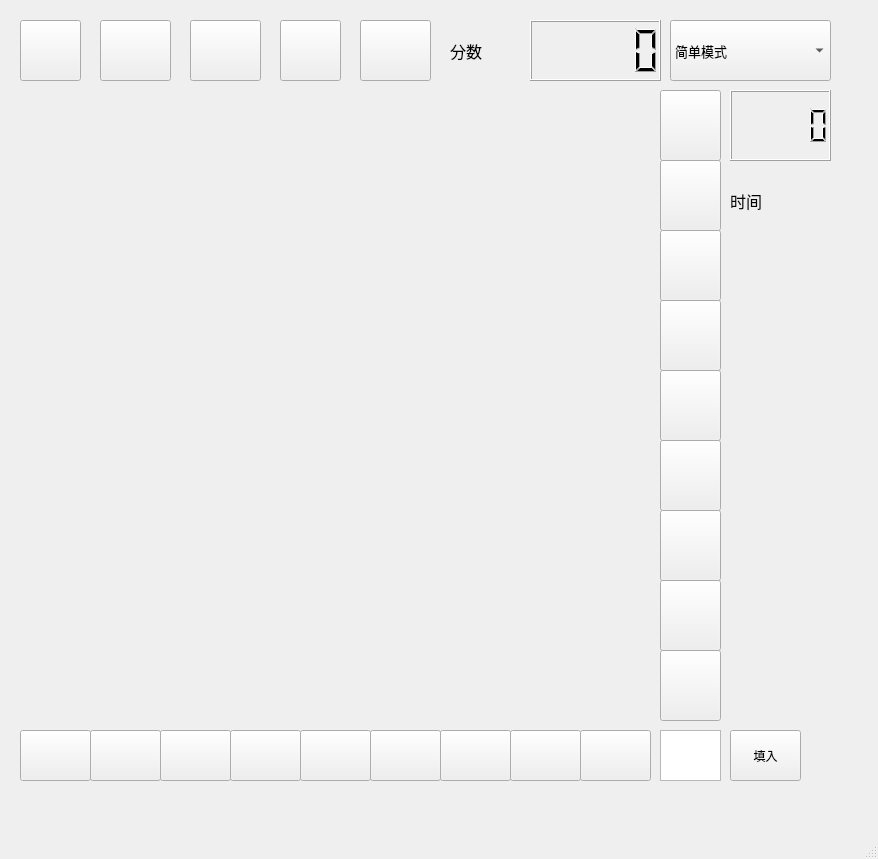
<?xml version="1.0" encoding="UTF-8"?>
<ui version="4.0">
 <class>MainWindow</class>
 <widget class="QMainWindow" name="MainWindow">
  <property name="geometry">
   <rect>
    <x>0</x>
    <y>0</y>
    <width>878</width>
    <height>859</height>
   </rect>
  </property>
  <property name="windowTitle">
   <string>MainWindow</string>
  </property>
  <widget class="QWidget" name="centralwidget">
   <widget class="QLabel" name="label11">
    <property name="geometry">
     <rect>
      <x>20</x>
      <y>90</y>
      <width>71</width>
      <height>71</height>
     </rect>
    </property>
    <property name="styleSheet">
     <string notr="true">image: url(:/new/prefix1/_square.png);</string>
    </property>
    <property name="text">
     <string/>
    </property>
   </widget>
   <widget class="QLabel" name="label13">
    <property name="geometry">
     <rect>
      <x>160</x>
      <y>90</y>
      <width>71</width>
      <height>71</height>
     </rect>
    </property>
    <property name="styleSheet">
     <string notr="true">image: url(:/new/prefix1/_square.png);</string>
    </property>
    <property name="text">
     <string/>
    </property>
   </widget>
   <widget class="QLabel" name="label12">
    <property name="geometry">
     <rect>
      <x>90</x>
      <y>90</y>
      <width>71</width>
      <height>71</height>
     </rect>
    </property>
    <property name="styleSheet">
     <string notr="true">image: url(:/new/prefix1/_square.png);</string>
    </property>
    <property name="text">
     <string/>
    </property>
   </widget>
   <widget class="QLabel" name="label15">
    <property name="geometry">
     <rect>
      <x>300</x>
      <y>90</y>
      <width>71</width>
      <height>71</height>
     </rect>
    </property>
    <property name="styleSheet">
     <string notr="true">image: url(:/new/prefix1/_square.png);</string>
    </property>
    <property name="text">
     <string/>
    </property>
   </widget>
   <widget class="QLabel" name="label16">
    <property name="geometry">
     <rect>
      <x>370</x>
      <y>90</y>
      <width>71</width>
      <height>71</height>
     </rect>
    </property>
    <property name="styleSheet">
     <string notr="true">image: url(:/new/prefix1/_square.png);</string>
    </property>
    <property name="text">
     <string/>
    </property>
   </widget>
   <widget class="QLabel" name="label14">
    <property name="geometry">
     <rect>
      <x>230</x>
      <y>90</y>
      <width>71</width>
      <height>71</height>
     </rect>
    </property>
    <property name="styleSheet">
     <string notr="true">image: url(:/new/prefix1/_square.png);</string>
    </property>
    <property name="text">
     <string/>
    </property>
   </widget>
   <widget class="QLabel" name="label18">
    <property name="geometry">
     <rect>
      <x>510</x>
      <y>90</y>
      <width>71</width>
      <height>71</height>
     </rect>
    </property>
    <property name="styleSheet">
     <string notr="true">image: url(:/new/prefix1/_square.png);</string>
    </property>
    <property name="text">
     <string/>
    </property>
   </widget>
   <widget class="QLabel" name="label19">
    <property name="geometry">
     <rect>
      <x>580</x>
      <y>90</y>
      <width>71</width>
      <height>71</height>
     </rect>
    </property>
    <property name="styleSheet">
     <string notr="true">image: url(:/new/prefix1/_square.png);</string>
    </property>
    <property name="text">
     <string/>
    </property>
   </widget>
   <widget class="QLabel" name="label17">
    <property name="geometry">
     <rect>
      <x>440</x>
      <y>90</y>
      <width>71</width>
      <height>71</height>
     </rect>
    </property>
    <property name="styleSheet">
     <string notr="true">image: url(:/new/prefix1/_square.png);</string>
    </property>
    <property name="text">
     <string/>
    </property>
   </widget>
   <widget class="QLabel" name="label28">
    <property name="geometry">
     <rect>
      <x>510</x>
      <y>160</y>
      <width>71</width>
      <height>71</height>
     </rect>
    </property>
    <property name="styleSheet">
     <string notr="true">image: url(:/new/prefix1/_square.png);</string>
    </property>
    <property name="text">
     <string/>
    </property>
   </widget>
   <widget class="QLabel" name="label22">
    <property name="geometry">
     <rect>
      <x>90</x>
      <y>160</y>
      <width>71</width>
      <height>71</height>
     </rect>
    </property>
    <property name="styleSheet">
     <string notr="true">image: url(:/new/prefix1/_square.png);</string>
    </property>
    <property name="text">
     <string/>
    </property>
   </widget>
   <widget class="QLabel" name="label27">
    <property name="geometry">
     <rect>
      <x>440</x>
      <y>160</y>
      <width>71</width>
      <height>71</height>
     </rect>
    </property>
    <property name="styleSheet">
     <string notr="true">image: url(:/new/prefix1/_square.png);</string>
    </property>
    <property name="text">
     <string/>
    </property>
   </widget>
   <widget class="QLabel" name="label26">
    <property name="geometry">
     <rect>
      <x>370</x>
      <y>160</y>
      <width>71</width>
      <height>71</height>
     </rect>
    </property>
    <property name="styleSheet">
     <string notr="true">image: url(:/new/prefix1/_square.png);</string>
    </property>
    <property name="text">
     <string/>
    </property>
   </widget>
   <widget class="QLabel" name="label23">
    <property name="geometry">
     <rect>
      <x>160</x>
      <y>160</y>
      <width>71</width>
      <height>71</height>
     </rect>
    </property>
    <property name="styleSheet">
     <string notr="true">image: url(:/new/prefix1/_square.png);</string>
    </property>
    <property name="text">
     <string/>
    </property>
   </widget>
   <widget class="QLabel" name="label21">
    <property name="geometry">
     <rect>
      <x>20</x>
      <y>160</y>
      <width>71</width>
      <height>71</height>
     </rect>
    </property>
    <property name="styleSheet">
     <string notr="true">image: url(:/new/prefix1/_square.png);</string>
    </property>
    <property name="text">
     <string/>
    </property>
   </widget>
   <widget class="QLabel" name="label25">
    <property name="geometry">
     <rect>
      <x>300</x>
      <y>160</y>
      <width>71</width>
      <height>71</height>
     </rect>
    </property>
    <property name="styleSheet">
     <string notr="true">image: url(:/new/prefix1/_square.png);</string>
    </property>
    <property name="text">
     <string/>
    </property>
   </widget>
   <widget class="QLabel" name="label24">
    <property name="geometry">
     <rect>
      <x>230</x>
      <y>160</y>
      <width>71</width>
      <height>71</height>
     </rect>
    </property>
    <property name="styleSheet">
     <string notr="true">image: url(:/new/prefix1/_square.png);</string>
    </property>
    <property name="text">
     <string/>
    </property>
   </widget>
   <widget class="QLabel" name="label29">
    <property name="geometry">
     <rect>
      <x>580</x>
      <y>160</y>
      <width>71</width>
      <height>71</height>
     </rect>
    </property>
    <property name="styleSheet">
     <string notr="true">image: url(:/new/prefix1/_square.png);</string>
    </property>
    <property name="text">
     <string/>
    </property>
   </widget>
   <widget class="QLabel" name="label38">
    <property name="geometry">
     <rect>
      <x>510</x>
      <y>230</y>
      <width>71</width>
      <height>71</height>
     </rect>
    </property>
    <property name="styleSheet">
     <string notr="true">image: url(:/new/prefix1/_square.png);</string>
    </property>
    <property name="text">
     <string/>
    </property>
   </widget>
   <widget class="QLabel" name="label32">
    <property name="geometry">
     <rect>
      <x>90</x>
      <y>230</y>
      <width>71</width>
      <height>71</height>
     </rect>
    </property>
    <property name="styleSheet">
     <string notr="true">image: url(:/new/prefix1/_square.png);</string>
    </property>
    <property name="text">
     <string/>
    </property>
   </widget>
   <widget class="QLabel" name="label37">
    <property name="geometry">
     <rect>
      <x>440</x>
      <y>230</y>
      <width>71</width>
      <height>71</height>
     </rect>
    </property>
    <property name="styleSheet">
     <string notr="true">image: url(:/new/prefix1/_square.png);</string>
    </property>
    <property name="text">
     <string/>
    </property>
   </widget>
   <widget class="QLabel" name="label36">
    <property name="geometry">
     <rect>
      <x>370</x>
      <y>230</y>
      <width>71</width>
      <height>71</height>
     </rect>
    </property>
    <property name="styleSheet">
     <string notr="true">image: url(:/new/prefix1/_square.png);</string>
    </property>
    <property name="text">
     <string/>
    </property>
   </widget>
   <widget class="QLabel" name="label33">
    <property name="geometry">
     <rect>
      <x>160</x>
      <y>230</y>
      <width>71</width>
      <height>71</height>
     </rect>
    </property>
    <property name="styleSheet">
     <string notr="true">image: url(:/new/prefix1/_square.png);</string>
    </property>
    <property name="text">
     <string/>
    </property>
   </widget>
   <widget class="QLabel" name="label31">
    <property name="geometry">
     <rect>
      <x>20</x>
      <y>230</y>
      <width>71</width>
      <height>71</height>
     </rect>
    </property>
    <property name="styleSheet">
     <string notr="true">image: url(:/new/prefix1/_square.png);</string>
    </property>
    <property name="text">
     <string/>
    </property>
   </widget>
   <widget class="QLabel" name="label35">
    <property name="geometry">
     <rect>
      <x>300</x>
      <y>230</y>
      <width>71</width>
      <height>71</height>
     </rect>
    </property>
    <property name="styleSheet">
     <string notr="true">image: url(:/new/prefix1/_square.png);</string>
    </property>
    <property name="text">
     <string/>
    </property>
   </widget>
   <widget class="QLabel" name="label34">
    <property name="geometry">
     <rect>
      <x>230</x>
      <y>230</y>
      <width>71</width>
      <height>71</height>
     </rect>
    </property>
    <property name="styleSheet">
     <string notr="true">image: url(:/new/prefix1/_square.png);</string>
    </property>
    <property name="text">
     <string/>
    </property>
   </widget>
   <widget class="QLabel" name="label39">
    <property name="geometry">
     <rect>
      <x>580</x>
      <y>230</y>
      <width>71</width>
      <height>71</height>
     </rect>
    </property>
    <property name="styleSheet">
     <string notr="true">image: url(:/new/prefix1/_square.png);</string>
    </property>
    <property name="text">
     <string/>
    </property>
   </widget>
   <widget class="QLabel" name="label48">
    <property name="geometry">
     <rect>
      <x>510</x>
      <y>300</y>
      <width>71</width>
      <height>71</height>
     </rect>
    </property>
    <property name="styleSheet">
     <string notr="true">image: url(:/new/prefix1/_square.png);</string>
    </property>
    <property name="text">
     <string/>
    </property>
   </widget>
   <widget class="QLabel" name="label42">
    <property name="geometry">
     <rect>
      <x>90</x>
      <y>300</y>
      <width>71</width>
      <height>71</height>
     </rect>
    </property>
    <property name="styleSheet">
     <string notr="true">image: url(:/new/prefix1/_square.png);</string>
    </property>
    <property name="text">
     <string/>
    </property>
   </widget>
   <widget class="QLabel" name="label47">
    <property name="geometry">
     <rect>
      <x>440</x>
      <y>300</y>
      <width>71</width>
      <height>71</height>
     </rect>
    </property>
    <property name="styleSheet">
     <string notr="true">image: url(:/new/prefix1/_square.png);</string>
    </property>
    <property name="text">
     <string/>
    </property>
   </widget>
   <widget class="QLabel" name="label46">
    <property name="geometry">
     <rect>
      <x>370</x>
      <y>300</y>
      <width>71</width>
      <height>71</height>
     </rect>
    </property>
    <property name="styleSheet">
     <string notr="true">image: url(:/new/prefix1/_square.png);</string>
    </property>
    <property name="text">
     <string/>
    </property>
   </widget>
   <widget class="QLabel" name="label43">
    <property name="geometry">
     <rect>
      <x>160</x>
      <y>300</y>
      <width>71</width>
      <height>71</height>
     </rect>
    </property>
    <property name="styleSheet">
     <string notr="true">image: url(:/new/prefix1/_square.png);</string>
    </property>
    <property name="text">
     <string/>
    </property>
   </widget>
   <widget class="QLabel" name="label41">
    <property name="geometry">
     <rect>
      <x>20</x>
      <y>300</y>
      <width>71</width>
      <height>71</height>
     </rect>
    </property>
    <property name="styleSheet">
     <string notr="true">image: url(:/new/prefix1/_square.png);</string>
    </property>
    <property name="text">
     <string/>
    </property>
   </widget>
   <widget class="QLabel" name="label45">
    <property name="geometry">
     <rect>
      <x>300</x>
      <y>300</y>
      <width>71</width>
      <height>71</height>
     </rect>
    </property>
    <property name="styleSheet">
     <string notr="true">image: url(:/new/prefix1/_square.png);</string>
    </property>
    <property name="text">
     <string/>
    </property>
   </widget>
   <widget class="QLabel" name="label44">
    <property name="geometry">
     <rect>
      <x>230</x>
      <y>300</y>
      <width>71</width>
      <height>71</height>
     </rect>
    </property>
    <property name="styleSheet">
     <string notr="true">image: url(:/new/prefix1/_square.png);</string>
    </property>
    <property name="text">
     <string/>
    </property>
   </widget>
   <widget class="QLabel" name="label49">
    <property name="geometry">
     <rect>
      <x>580</x>
      <y>300</y>
      <width>71</width>
      <height>71</height>
     </rect>
    </property>
    <property name="styleSheet">
     <string notr="true">image: url(:/new/prefix1/_square.png);</string>
    </property>
    <property name="text">
     <string/>
    </property>
   </widget>
   <widget class="QLabel" name="label58">
    <property name="geometry">
     <rect>
      <x>510</x>
      <y>370</y>
      <width>71</width>
      <height>71</height>
     </rect>
    </property>
    <property name="styleSheet">
     <string notr="true">image: url(:/new/prefix1/_square.png);</string>
    </property>
    <property name="text">
     <string/>
    </property>
   </widget>
   <widget class="QLabel" name="label52">
    <property name="geometry">
     <rect>
      <x>90</x>
      <y>370</y>
      <width>71</width>
      <height>71</height>
     </rect>
    </property>
    <property name="styleSheet">
     <string notr="true">image: url(:/new/prefix1/_square.png);</string>
    </property>
    <property name="text">
     <string/>
    </property>
   </widget>
   <widget class="QLabel" name="label57">
    <property name="geometry">
     <rect>
      <x>440</x>
      <y>370</y>
      <width>71</width>
      <height>71</height>
     </rect>
    </property>
    <property name="styleSheet">
     <string notr="true">image: url(:/new/prefix1/_square.png);</string>
    </property>
    <property name="text">
     <string/>
    </property>
   </widget>
   <widget class="QLabel" name="label56">
    <property name="geometry">
     <rect>
      <x>370</x>
      <y>370</y>
      <width>71</width>
      <height>71</height>
     </rect>
    </property>
    <property name="styleSheet">
     <string notr="true">image: url(:/new/prefix1/_square.png);</string>
    </property>
    <property name="text">
     <string/>
    </property>
   </widget>
   <widget class="QLabel" name="label53">
    <property name="geometry">
     <rect>
      <x>160</x>
      <y>370</y>
      <width>71</width>
      <height>71</height>
     </rect>
    </property>
    <property name="styleSheet">
     <string notr="true">image: url(:/new/prefix1/_square.png);</string>
    </property>
    <property name="text">
     <string/>
    </property>
   </widget>
   <widget class="QLabel" name="label51">
    <property name="geometry">
     <rect>
      <x>20</x>
      <y>370</y>
      <width>71</width>
      <height>71</height>
     </rect>
    </property>
    <property name="styleSheet">
     <string notr="true">image: url(:/new/prefix1/_square.png);</string>
    </property>
    <property name="text">
     <string/>
    </property>
   </widget>
   <widget class="QLabel" name="label55">
    <property name="geometry">
     <rect>
      <x>300</x>
      <y>370</y>
      <width>71</width>
      <height>71</height>
     </rect>
    </property>
    <property name="styleSheet">
     <string notr="true">image: url(:/new/prefix1/_square.png);</string>
    </property>
    <property name="text">
     <string/>
    </property>
   </widget>
   <widget class="QLabel" name="label54">
    <property name="geometry">
     <rect>
      <x>230</x>
      <y>370</y>
      <width>71</width>
      <height>71</height>
     </rect>
    </property>
    <property name="styleSheet">
     <string notr="true">image: url(:/new/prefix1/_square.png);</string>
    </property>
    <property name="text">
     <string/>
    </property>
   </widget>
   <widget class="QLabel" name="label59">
    <property name="geometry">
     <rect>
      <x>580</x>
      <y>370</y>
      <width>71</width>
      <height>71</height>
     </rect>
    </property>
    <property name="styleSheet">
     <string notr="true">image: url(:/new/prefix1/_square.png);</string>
    </property>
    <property name="text">
     <string/>
    </property>
   </widget>
   <widget class="QLabel" name="label68">
    <property name="geometry">
     <rect>
      <x>510</x>
      <y>440</y>
      <width>71</width>
      <height>71</height>
     </rect>
    </property>
    <property name="styleSheet">
     <string notr="true">image: url(:/new/prefix1/_square.png);</string>
    </property>
    <property name="text">
     <string/>
    </property>
   </widget>
   <widget class="QLabel" name="label62">
    <property name="geometry">
     <rect>
      <x>90</x>
      <y>440</y>
      <width>71</width>
      <height>71</height>
     </rect>
    </property>
    <property name="styleSheet">
     <string notr="true">image: url(:/new/prefix1/_square.png);</string>
    </property>
    <property name="text">
     <string/>
    </property>
   </widget>
   <widget class="QLabel" name="label67">
    <property name="geometry">
     <rect>
      <x>440</x>
      <y>440</y>
      <width>71</width>
      <height>71</height>
     </rect>
    </property>
    <property name="styleSheet">
     <string notr="true">image: url(:/new/prefix1/_square.png);</string>
    </property>
    <property name="text">
     <string/>
    </property>
   </widget>
   <widget class="QLabel" name="label66">
    <property name="geometry">
     <rect>
      <x>370</x>
      <y>440</y>
      <width>71</width>
      <height>71</height>
     </rect>
    </property>
    <property name="styleSheet">
     <string notr="true">image: url(:/new/prefix1/_square.png);</string>
    </property>
    <property name="text">
     <string/>
    </property>
   </widget>
   <widget class="QLabel" name="label63">
    <property name="geometry">
     <rect>
      <x>160</x>
      <y>440</y>
      <width>71</width>
      <height>71</height>
     </rect>
    </property>
    <property name="styleSheet">
     <string notr="true">image: url(:/new/prefix1/_square.png);</string>
    </property>
    <property name="text">
     <string/>
    </property>
   </widget>
   <widget class="QLabel" name="label61">
    <property name="geometry">
     <rect>
      <x>20</x>
      <y>440</y>
      <width>71</width>
      <height>71</height>
     </rect>
    </property>
    <property name="styleSheet">
     <string notr="true">image: url(:/new/prefix1/_square.png);</string>
    </property>
    <property name="text">
     <string/>
    </property>
   </widget>
   <widget class="QLabel" name="label65">
    <property name="geometry">
     <rect>
      <x>300</x>
      <y>440</y>
      <width>71</width>
      <height>71</height>
     </rect>
    </property>
    <property name="styleSheet">
     <string notr="true">image: url(:/new/prefix1/_square.png);</string>
    </property>
    <property name="text">
     <string/>
    </property>
   </widget>
   <widget class="QLabel" name="label64">
    <property name="geometry">
     <rect>
      <x>230</x>
      <y>440</y>
      <width>71</width>
      <height>71</height>
     </rect>
    </property>
    <property name="styleSheet">
     <string notr="true">image: url(:/new/prefix1/_square.png);</string>
    </property>
    <property name="text">
     <string/>
    </property>
   </widget>
   <widget class="QLabel" name="label69">
    <property name="geometry">
     <rect>
      <x>580</x>
      <y>440</y>
      <width>71</width>
      <height>71</height>
     </rect>
    </property>
    <property name="styleSheet">
     <string notr="true">image: url(:/new/prefix1/_square.png);</string>
    </property>
    <property name="text">
     <string/>
    </property>
   </widget>
   <widget class="QLabel" name="label78">
    <property name="geometry">
     <rect>
      <x>510</x>
      <y>510</y>
      <width>71</width>
      <height>71</height>
     </rect>
    </property>
    <property name="styleSheet">
     <string notr="true">image: url(:/new/prefix1/_square.png);</string>
    </property>
    <property name="text">
     <string/>
    </property>
   </widget>
   <widget class="QLabel" name="label72">
    <property name="geometry">
     <rect>
      <x>90</x>
      <y>510</y>
      <width>71</width>
      <height>71</height>
     </rect>
    </property>
    <property name="styleSheet">
     <string notr="true">image: url(:/new/prefix1/_square.png);</string>
    </property>
    <property name="text">
     <string/>
    </property>
   </widget>
   <widget class="QLabel" name="label77">
    <property name="geometry">
     <rect>
      <x>440</x>
      <y>510</y>
      <width>71</width>
      <height>71</height>
     </rect>
    </property>
    <property name="styleSheet">
     <string notr="true">image: url(:/new/prefix1/_square.png);</string>
    </property>
    <property name="text">
     <string/>
    </property>
   </widget>
   <widget class="QLabel" name="label76">
    <property name="geometry">
     <rect>
      <x>370</x>
      <y>510</y>
      <width>71</width>
      <height>71</height>
     </rect>
    </property>
    <property name="styleSheet">
     <string notr="true">image: url(:/new/prefix1/_square.png);</string>
    </property>
    <property name="text">
     <string/>
    </property>
   </widget>
   <widget class="QLabel" name="label73">
    <property name="geometry">
     <rect>
      <x>160</x>
      <y>510</y>
      <width>71</width>
      <height>71</height>
     </rect>
    </property>
    <property name="styleSheet">
     <string notr="true">image: url(:/new/prefix1/_square.png);</string>
    </property>
    <property name="text">
     <string/>
    </property>
   </widget>
   <widget class="QLabel" name="label71">
    <property name="geometry">
     <rect>
      <x>20</x>
      <y>510</y>
      <width>71</width>
      <height>71</height>
     </rect>
    </property>
    <property name="styleSheet">
     <string notr="true">image: url(:/new/prefix1/_square.png);</string>
    </property>
    <property name="text">
     <string/>
    </property>
   </widget>
   <widget class="QLabel" name="label75">
    <property name="geometry">
     <rect>
      <x>300</x>
      <y>510</y>
      <width>71</width>
      <height>71</height>
     </rect>
    </property>
    <property name="styleSheet">
     <string notr="true">image: url(:/new/prefix1/_square.png);</string>
    </property>
    <property name="text">
     <string/>
    </property>
   </widget>
   <widget class="QLabel" name="label74">
    <property name="geometry">
     <rect>
      <x>230</x>
      <y>510</y>
      <width>71</width>
      <height>71</height>
     </rect>
    </property>
    <property name="styleSheet">
     <string notr="true">image: url(:/new/prefix1/_square.png);</string>
    </property>
    <property name="text">
     <string/>
    </property>
   </widget>
   <widget class="QLabel" name="label79">
    <property name="geometry">
     <rect>
      <x>580</x>
      <y>510</y>
      <width>71</width>
      <height>71</height>
     </rect>
    </property>
    <property name="styleSheet">
     <string notr="true">image: url(:/new/prefix1/_square.png);</string>
    </property>
    <property name="text">
     <string/>
    </property>
   </widget>
   <widget class="QLabel" name="label88">
    <property name="geometry">
     <rect>
      <x>510</x>
      <y>580</y>
      <width>71</width>
      <height>71</height>
     </rect>
    </property>
    <property name="styleSheet">
     <string notr="true">image: url(:/new/prefix1/_square.png);</string>
    </property>
    <property name="text">
     <string/>
    </property>
   </widget>
   <widget class="QLabel" name="label82">
    <property name="geometry">
     <rect>
      <x>90</x>
      <y>580</y>
      <width>71</width>
      <height>71</height>
     </rect>
    </property>
    <property name="styleSheet">
     <string notr="true">image: url(:/new/prefix1/_square.png);</string>
    </property>
    <property name="text">
     <string/>
    </property>
   </widget>
   <widget class="QLabel" name="label87">
    <property name="geometry">
     <rect>
      <x>440</x>
      <y>580</y>
      <width>71</width>
      <height>71</height>
     </rect>
    </property>
    <property name="styleSheet">
     <string notr="true">image: url(:/new/prefix1/_square.png);</string>
    </property>
    <property name="text">
     <string/>
    </property>
   </widget>
   <widget class="QLabel" name="label86">
    <property name="geometry">
     <rect>
      <x>370</x>
      <y>580</y>
      <width>71</width>
      <height>71</height>
     </rect>
    </property>
    <property name="styleSheet">
     <string notr="true">image: url(:/new/prefix1/_square.png);</string>
    </property>
    <property name="text">
     <string/>
    </property>
   </widget>
   <widget class="QLabel" name="label83">
    <property name="geometry">
     <rect>
      <x>160</x>
      <y>580</y>
      <width>71</width>
      <height>71</height>
     </rect>
    </property>
    <property name="styleSheet">
     <string notr="true">image: url(:/new/prefix1/_square.png);</string>
    </property>
    <property name="text">
     <string/>
    </property>
   </widget>
   <widget class="QLabel" name="label81">
    <property name="geometry">
     <rect>
      <x>20</x>
      <y>580</y>
      <width>71</width>
      <height>71</height>
     </rect>
    </property>
    <property name="styleSheet">
     <string notr="true">image: url(:/new/prefix1/_square.png);</string>
    </property>
    <property name="text">
     <string/>
    </property>
   </widget>
   <widget class="QLabel" name="label85">
    <property name="geometry">
     <rect>
      <x>300</x>
      <y>580</y>
      <width>71</width>
      <height>71</height>
     </rect>
    </property>
    <property name="styleSheet">
     <string notr="true">image: url(:/new/prefix1/_square.png);</string>
    </property>
    <property name="text">
     <string/>
    </property>
   </widget>
   <widget class="QLabel" name="label84">
    <property name="geometry">
     <rect>
      <x>230</x>
      <y>580</y>
      <width>71</width>
      <height>71</height>
     </rect>
    </property>
    <property name="styleSheet">
     <string notr="true">image: url(:/new/prefix1/_square.png);</string>
    </property>
    <property name="text">
     <string/>
    </property>
   </widget>
   <widget class="QLabel" name="label89">
    <property name="geometry">
     <rect>
      <x>580</x>
      <y>580</y>
      <width>71</width>
      <height>71</height>
     </rect>
    </property>
    <property name="styleSheet">
     <string notr="true">image: url(:/new/prefix1/_square.png);</string>
    </property>
    <property name="text">
     <string/>
    </property>
   </widget>
   <widget class="QLabel" name="label98">
    <property name="geometry">
     <rect>
      <x>510</x>
      <y>650</y>
      <width>71</width>
      <height>71</height>
     </rect>
    </property>
    <property name="styleSheet">
     <string notr="true">image: url(:/new/prefix1/_square.png);</string>
    </property>
    <property name="text">
     <string/>
    </property>
   </widget>
   <widget class="QLabel" name="label92">
    <property name="geometry">
     <rect>
      <x>90</x>
      <y>650</y>
      <width>71</width>
      <height>71</height>
     </rect>
    </property>
    <property name="styleSheet">
     <string notr="true">image: url(:/new/prefix1/_square.png);</string>
    </property>
    <property name="text">
     <string/>
    </property>
   </widget>
   <widget class="QLabel" name="label97">
    <property name="geometry">
     <rect>
      <x>440</x>
      <y>650</y>
      <width>71</width>
      <height>71</height>
     </rect>
    </property>
    <property name="styleSheet">
     <string notr="true">image: url(:/new/prefix1/_square.png);</string>
    </property>
    <property name="text">
     <string/>
    </property>
   </widget>
   <widget class="QLabel" name="label96">
    <property name="geometry">
     <rect>
      <x>370</x>
      <y>650</y>
      <width>71</width>
      <height>71</height>
     </rect>
    </property>
    <property name="styleSheet">
     <string notr="true">image: url(:/new/prefix1/_square.png);</string>
    </property>
    <property name="text">
     <string/>
    </property>
   </widget>
   <widget class="QLabel" name="label93">
    <property name="geometry">
     <rect>
      <x>160</x>
      <y>650</y>
      <width>71</width>
      <height>71</height>
     </rect>
    </property>
    <property name="styleSheet">
     <string notr="true">image: url(:/new/prefix1/_square.png);</string>
    </property>
    <property name="text">
     <string/>
    </property>
   </widget>
   <widget class="QLabel" name="label91">
    <property name="geometry">
     <rect>
      <x>20</x>
      <y>650</y>
      <width>71</width>
      <height>71</height>
     </rect>
    </property>
    <property name="styleSheet">
     <string notr="true">image: url(:/new/prefix1/_square.png);</string>
    </property>
    <property name="text">
     <string/>
    </property>
   </widget>
   <widget class="QLabel" name="label95">
    <property name="geometry">
     <rect>
      <x>300</x>
      <y>650</y>
      <width>71</width>
      <height>71</height>
     </rect>
    </property>
    <property name="styleSheet">
     <string notr="true">image: url(:/new/prefix1/_square.png);</string>
    </property>
    <property name="text">
     <string/>
    </property>
   </widget>
   <widget class="QLabel" name="label94">
    <property name="geometry">
     <rect>
      <x>230</x>
      <y>650</y>
      <width>71</width>
      <height>71</height>
     </rect>
    </property>
    <property name="styleSheet">
     <string notr="true">image: url(:/new/prefix1/_square.png);</string>
    </property>
    <property name="text">
     <string/>
    </property>
   </widget>
   <widget class="QLabel" name="label99">
    <property name="geometry">
     <rect>
      <x>580</x>
      <y>650</y>
      <width>71</width>
      <height>71</height>
     </rect>
    </property>
    <property name="styleSheet">
     <string notr="true">image: url(:/new/prefix1/_square.png);</string>
    </property>
    <property name="text">
     <string/>
    </property>
   </widget>
   <widget class="QPushButton" name="back_btn">
    <property name="geometry">
     <rect>
      <x>280</x>
      <y>20</y>
      <width>61</width>
      <height>61</height>
     </rect>
    </property>
    <property name="styleSheet">
     <string notr="true">image: url(:/new/prefix1/back.png);</string>
    </property>
    <property name="text">
     <string/>
    </property>
   </widget>
   <widget class="QPushButton" name="guide_btn">
    <property name="geometry">
     <rect>
      <x>100</x>
      <y>20</y>
      <width>71</width>
      <height>61</height>
     </rect>
    </property>
    <property name="styleSheet">
     <string notr="true">image: url(:/new/prefix1/guide.png);</string>
    </property>
    <property name="text">
     <string/>
    </property>
   </widget>
   <widget class="QPushButton" name="restart_btn">
    <property name="geometry">
     <rect>
      <x>190</x>
      <y>20</y>
      <width>71</width>
      <height>61</height>
     </rect>
    </property>
    <property name="styleSheet">
     <string notr="true">image: url(:/new/prefix1/line-restart.png);</string>
    </property>
    <property name="text">
     <string/>
    </property>
   </widget>
   <widget class="QPushButton" name="renew_btn">
    <property name="geometry">
     <rect>
      <x>20</x>
      <y>20</y>
      <width>61</width>
      <height>61</height>
     </rect>
    </property>
    <property name="styleSheet">
     <string notr="true">image: url(:/new/prefix1/new.png);</string>
    </property>
    <property name="text">
     <string/>
    </property>
   </widget>
   <widget class="QPushButton" name="stop_btn">
    <property name="geometry">
     <rect>
      <x>360</x>
      <y>20</y>
      <width>71</width>
      <height>61</height>
     </rect>
    </property>
    <property name="styleSheet">
     <string notr="true">image: url(:/new/prefix1/stop.png);</string>
    </property>
    <property name="text">
     <string/>
    </property>
   </widget>
   <widget class="QComboBox" name="comboBox">
    <property name="geometry">
     <rect>
      <x>670</x>
      <y>20</y>
      <width>161</width>
      <height>61</height>
     </rect>
    </property>
    <property name="font">
     <font>
      <family>Adobe Devanagari</family>
      <pointsize>10</pointsize>
     </font>
    </property>
    <item>
     <property name="text">
      <string>简单模式</string>
     </property>
    </item>
    <item>
     <property name="text">
      <string>中等模式</string>
     </property>
    </item>
    <item>
     <property name="text">
      <string>困难模式</string>
     </property>
    </item>
   </widget>
   <widget class="QLCDNumber" name="lcdNumber">
    <property name="geometry">
     <rect>
      <x>530</x>
      <y>20</y>
      <width>131</width>
      <height>61</height>
     </rect>
    </property>
   </widget>
   <widget class="QPushButton" name="c0">
    <property name="geometry">
     <rect>
      <x>20</x>
      <y>730</y>
      <width>71</width>
      <height>51</height>
     </rect>
    </property>
    <property name="text">
     <string/>
    </property>
   </widget>
   <widget class="QPushButton" name="c1">
    <property name="geometry">
     <rect>
      <x>90</x>
      <y>730</y>
      <width>71</width>
      <height>51</height>
     </rect>
    </property>
    <property name="text">
     <string/>
    </property>
   </widget>
   <widget class="QPushButton" name="c2">
    <property name="geometry">
     <rect>
      <x>160</x>
      <y>730</y>
      <width>71</width>
      <height>51</height>
     </rect>
    </property>
    <property name="text">
     <string/>
    </property>
   </widget>
   <widget class="QPushButton" name="c5">
    <property name="geometry">
     <rect>
      <x>370</x>
      <y>730</y>
      <width>71</width>
      <height>51</height>
     </rect>
    </property>
    <property name="text">
     <string/>
    </property>
   </widget>
   <widget class="QPushButton" name="c3">
    <property name="geometry">
     <rect>
      <x>230</x>
      <y>730</y>
      <width>71</width>
      <height>51</height>
     </rect>
    </property>
    <property name="text">
     <string/>
    </property>
   </widget>
   <widget class="QPushButton" name="c4">
    <property name="geometry">
     <rect>
      <x>300</x>
      <y>730</y>
      <width>71</width>
      <height>51</height>
     </rect>
    </property>
    <property name="text">
     <string/>
    </property>
   </widget>
   <widget class="QPushButton" name="c8">
    <property name="geometry">
     <rect>
      <x>580</x>
      <y>730</y>
      <width>71</width>
      <height>51</height>
     </rect>
    </property>
    <property name="text">
     <string/>
    </property>
   </widget>
   <widget class="QPushButton" name="c6">
    <property name="geometry">
     <rect>
      <x>440</x>
      <y>730</y>
      <width>71</width>
      <height>51</height>
     </rect>
    </property>
    <property name="text">
     <string/>
    </property>
   </widget>
   <widget class="QPushButton" name="c7">
    <property name="geometry">
     <rect>
      <x>510</x>
      <y>730</y>
      <width>71</width>
      <height>51</height>
     </rect>
    </property>
    <property name="text">
     <string/>
    </property>
   </widget>
   <widget class="QPushButton" name="r0">
    <property name="geometry">
     <rect>
      <x>660</x>
      <y>90</y>
      <width>61</width>
      <height>71</height>
     </rect>
    </property>
    <property name="text">
     <string/>
    </property>
   </widget>
   <widget class="QPushButton" name="r1">
    <property name="geometry">
     <rect>
      <x>660</x>
      <y>160</y>
      <width>61</width>
      <height>71</height>
     </rect>
    </property>
    <property name="text">
     <string/>
    </property>
   </widget>
   <widget class="QPushButton" name="r2">
    <property name="geometry">
     <rect>
      <x>660</x>
      <y>230</y>
      <width>61</width>
      <height>71</height>
     </rect>
    </property>
    <property name="text">
     <string/>
    </property>
   </widget>
   <widget class="QPushButton" name="r4">
    <property name="geometry">
     <rect>
      <x>660</x>
      <y>370</y>
      <width>61</width>
      <height>71</height>
     </rect>
    </property>
    <property name="text">
     <string/>
    </property>
   </widget>
   <widget class="QPushButton" name="r3">
    <property name="geometry">
     <rect>
      <x>660</x>
      <y>300</y>
      <width>61</width>
      <height>71</height>
     </rect>
    </property>
    <property name="text">
     <string/>
    </property>
   </widget>
   <widget class="QPushButton" name="r5">
    <property name="geometry">
     <rect>
      <x>660</x>
      <y>440</y>
      <width>61</width>
      <height>71</height>
     </rect>
    </property>
    <property name="text">
     <string/>
    </property>
   </widget>
   <widget class="QPushButton" name="r7">
    <property name="geometry">
     <rect>
      <x>660</x>
      <y>580</y>
      <width>61</width>
      <height>71</height>
     </rect>
    </property>
    <property name="text">
     <string/>
    </property>
   </widget>
   <widget class="QPushButton" name="r6">
    <property name="geometry">
     <rect>
      <x>660</x>
      <y>510</y>
      <width>61</width>
      <height>71</height>
     </rect>
    </property>
    <property name="text">
     <string/>
    </property>
   </widget>
   <widget class="QPushButton" name="r8">
    <property name="geometry">
     <rect>
      <x>660</x>
      <y>650</y>
      <width>61</width>
      <height>71</height>
     </rect>
    </property>
    <property name="text">
     <string/>
    </property>
   </widget>
   <widget class="QPlainTextEdit" name="plainTextEdit">
    <property name="geometry">
     <rect>
      <x>660</x>
      <y>730</y>
      <width>61</width>
      <height>51</height>
     </rect>
    </property>
    <property name="plainText">
     <string/>
    </property>
   </widget>
   <widget class="QPushButton" name="insert">
    <property name="geometry">
     <rect>
      <x>730</x>
      <y>730</y>
      <width>71</width>
      <height>51</height>
     </rect>
    </property>
    <property name="text">
     <string>填入</string>
    </property>
   </widget>
   <widget class="QLabel" name="label">
    <property name="geometry">
     <rect>
      <x>450</x>
      <y>20</y>
      <width>71</width>
      <height>61</height>
     </rect>
    </property>
    <property name="font">
     <font>
      <family>Adobe Devanagari</family>
      <pointsize>12</pointsize>
     </font>
    </property>
    <property name="text">
     <string>分数</string>
    </property>
   </widget>
   <widget class="QLCDNumber" name="lcdNumber_2">
    <property name="geometry">
     <rect>
      <x>730</x>
      <y>90</y>
      <width>101</width>
      <height>71</height>
     </rect>
    </property>
   </widget>
   <widget class="QLabel" name="label_2">
    <property name="geometry">
     <rect>
      <x>730</x>
      <y>170</y>
      <width>81</width>
      <height>61</height>
     </rect>
    </property>
    <property name="font">
     <font>
      <family>Adobe Devanagari</family>
      <pointsize>12</pointsize>
     </font>
    </property>
    <property name="text">
     <string>时间</string>
    </property>
   </widget>
  </widget>
  <widget class="QMenuBar" name="menubar">
   <property name="geometry">
    <rect>
     <x>0</x>
     <y>0</y>
     <width>878</width>
     <height>21</height>
    </rect>
   </property>
  </widget>
  <widget class="QStatusBar" name="statusbar"/>
 </widget>
 <resources/>
 <connections/>
</ui>
